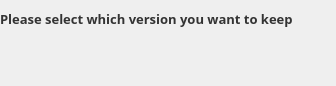
<?xml version="1.0" encoding="UTF-8"?>
<ui version="4.0">
 <class>LocalAndRemoteDifferentWidget</class>
 <widget class="QWidget" name="LocalAndRemoteDifferentWidget">
  <property name="geometry">
   <rect>
    <x>0</x>
    <y>0</y>
    <width>336</width>
    <height>86</height>
   </rect>
  </property>
  <property name="windowTitle">
   <string notr="true"/>
  </property>
  <property name="styleSheet">
   <string notr="true"/>
  </property>
  <layout class="QVBoxLayout" name="verticalLayout">
   <property name="spacing">
    <number>7</number>
   </property>
   <property name="leftMargin">
    <number>0</number>
   </property>
   <property name="topMargin">
    <number>10</number>
   </property>
   <property name="rightMargin">
    <number>11</number>
   </property>
   <property name="bottomMargin">
    <number>11</number>
   </property>
   <item alignment="Qt::AlignTop">
    <widget class="QLabel" name="selectLabel">
     <property name="font">
      <font>
       <family>Lato 13</family>
       <pointsize>-1</pointsize>
       <bold>true</bold>
      </font>
     </property>
     <property name="styleSheet">
      <string notr="true">#selectLabel
{
    font-family: Lato Bold;
    font-size: 13px;
    line-height: 16px;
    color: #333333;
}</string>
     </property>
     <property name="text">
      <string>Please select which version you want to keep</string>
     </property>
     <property name="indent">
      <number>0</number>
     </property>
    </widget>
   </item>
   <item>
    <spacer name="verticalSpacer">
     <property name="orientation">
      <enum>Qt::Vertical</enum>
     </property>
     <property name="sizeType">
      <enum>QSizePolicy::Fixed</enum>
     </property>
     <property name="sizeHint" stdset="0">
      <size>
       <width>0</width>
       <height>5</height>
      </size>
     </property>
    </spacer>
   </item>
   <item>
    <layout class="QVBoxLayout" name="chooseLayout">
     <property name="spacing">
      <number>28</number>
     </property>
     <property name="bottomMargin">
      <number>0</number>
     </property>
     <item>
      <widget class="StalledIssueChooseWidget" name="chooseRemoteCopy" native="true"/>
     </item>
     <item>
      <widget class="StalledIssueChooseWidget" name="chooseLocalCopy" native="true"/>
     </item>
    </layout>
   </item>
  </layout>
 </widget>
 <customwidgets>
  <customwidget>
   <class>StalledIssueChooseWidget</class>
   <extends>QWidget</extends>
   <header>StalledIssueChooseWidget.h</header>
   <container>1</container>
  </customwidget>
 </customwidgets>
 <resources/>
 <connections/>
</ui>
